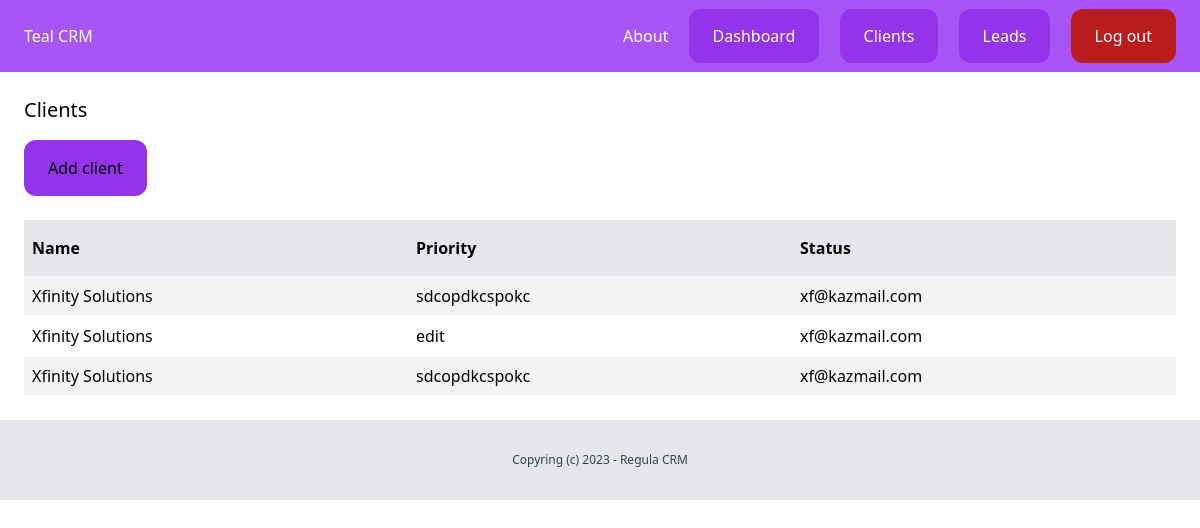
Page /clients/ (signed in) on the earlier database version.
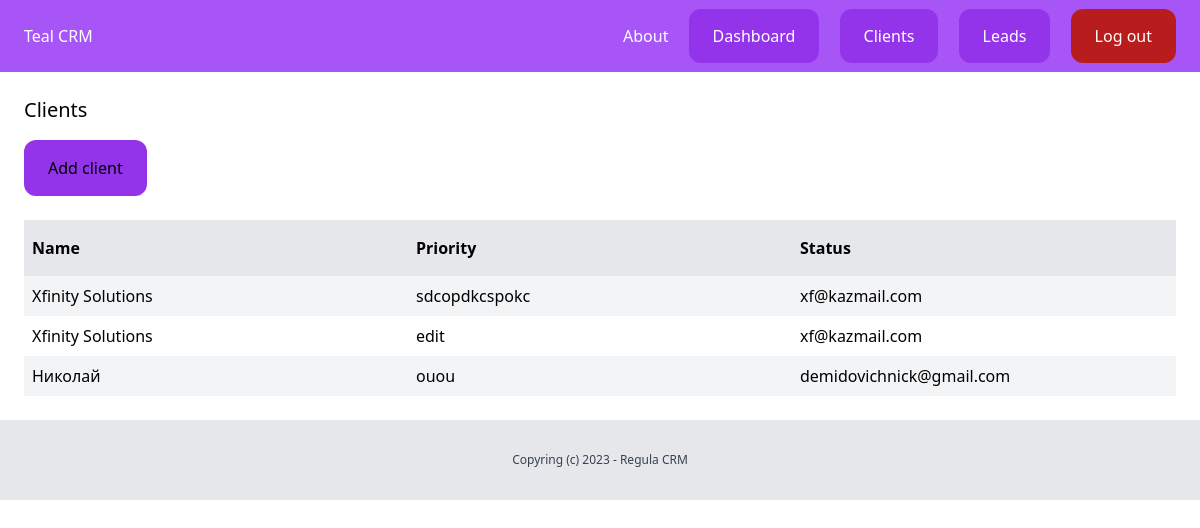
Same page on the later database version.
### client/models.py (models this page shows, shortened)
class Client(models.Model):
    name=models.CharField(max_length=255)
    email=models.EmailField()
    description=models.TextField(blank=True, null=True)
    create_by=models.ForeignKey(User, related_name='clients', on_delete=models.CASCADE)
    create_at=models.DateTimeField(auto_now_add=True)

### client/views.py (the view)
# urls.py: path("", views.clients_list, name='clients_list'),
@login_required
def clients_list(request):
    clients=Client.objects.filter(create_by=request.user)
    return render(request, 'client/clients_list.html', {
        "clients":clients
    })

### client/templates/client/clients_list.html (shortened to what this page needs)
{%extends 'core/base.html'%}
{%block content%}
    <div class="px-6 py-6" >
        <h1 class="mb-4 text-xl">Clients</h1>
        <a href="{%url 'client_add'%}" class="inline-block py-4 px-6 rounded-xl bg-purple-600">Add client</a>
        {%if clients%}
            <div class="mt-6 flex justify-between">
                <p class="py-4 px-2 bg-gray-200 font-semibold w-full">Name</p>
                <p class="py-4 px-2 bg-gray-200 font-semibold w-full">Priority</p>
                <p class="py-4 px-2 bg-gray-200 font-semibold w-full">Status</p>
            </div>
            {%for client in clients%}
                <div class="flex justify-between">
                    <p class="py-2 px-2 w-full {%cycle 'bg-gray-100' ''%}">
                        <a href="{%url 'clients_detail' client.id%}">{{client.name}}</a>
                    </p>
                    <p class="py-2 px-2 w-full {%cycle 'bg-gray-100' ''%}">{{client.description}}</p>
                    <p class="py-2 px-2 w-full {%cycle 'bg-gray-100' ''%}">{{client.email}}</p>
                </div>
            {%endfor%}
        {%else%}
            <p class="px-2 py-2">There are no clients in the database yet ...</p>
        {%endif%}
    </div>
{%endblock%}

### core/templates/core/base.html (shortened to what this page needs)
<!doctype html>
<html>
<head>
  <script src="https://cdn.tailwindcss.com"></script>
</head>
<body>
  <nav class = "py-6 px-6 flex justify-between bg-purple-500">
    <a href="/" class ="text-white">Teal CRM</a>
    <div class="space-x-4">
      <a href="{% url 'about' %}" class="text-white">About</a>
      {%if request.user.is_authenticated %}
            <a href="{% url 'dashboard' %}" class="py-4 px-6 bg-purple-600 rounded-xl text-white ">Dashboard</a>
            <a href="{%url 'clients_list'%}" class="py-4 px-6 bg-purple-600 rounded-xl text-white">Clients</a>
            <a href="{% url 'leads_list' %}" class="py-4 px-6 bg-purple-600 rounded-xl text-white ">Leads</a>
            <a href="{% url 'logout' %}" class="py-4 px-6 bg-red-700 rounded-xl text-white">Log out</a>
      {% else %}
            <a href="{% url 'login' %}" class="py-4 px-6 bg-purple-600 rounded-xl text-white ">Log in</a>
            <a href="{% url 'signup' %}" class="py-4 px-6 bg-purple-300 rounded-xl text-white">Sign up</a>
      {% endif %}
    </div>
  </nav>
  {%block content %}
  {%endblock%}
  <footer class="py-8 text-center bg-gray-200">
    <p class="text-xs text-gray-700">Copyring (c) 2023 - Regula CRM</p>
  </footer>
</body>
</html>

Differences in the rows shown:
removed Client: name "Xfinity Solutions", description "sdcopdkcspokc", email "xf@kazmail.com"
added Client: name "Николай", description "ouou", email "demidovichnick@gmail.com"
